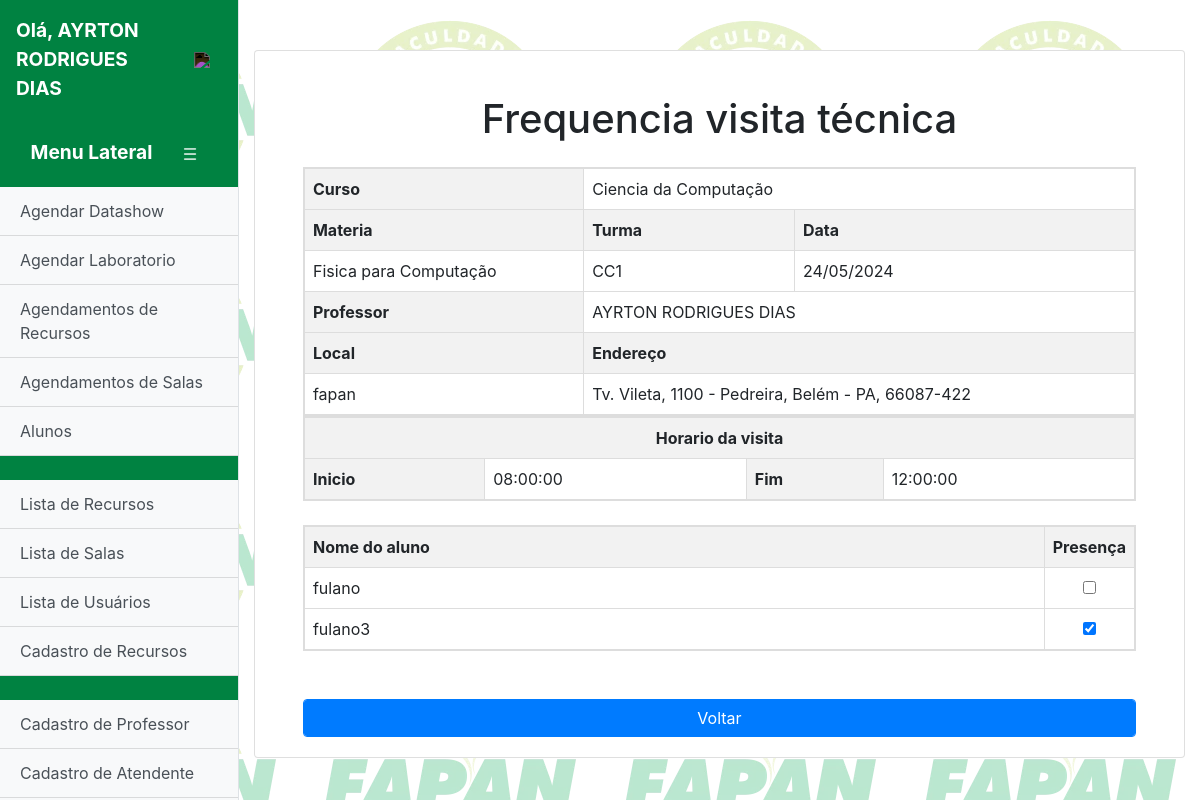
The page /frequencia_vt.php?id=1 (signed in) on the database its author committed.
### tables this page shows
CREATE TABLE `professor` (
  `nome` varchar(100) NOT NULL,
  `cpf` varchar(11) NOT NULL,
  `data_nasc` varchar(15) NOT NULL,
  `email` varchar(100) NOT NULL,
  `idprof` int(11) NOT NULL,
  `id_user` int(11) NOT NULL
);

CREATE TABLE `curso` (
  `id` int(11) NOT NULL,
  `nome` varchar(100) NOT NULL
);

CREATE TABLE `materia` (
  `idmateria` int(11) NOT NULL,
  `nome` varchar(100) NOT NULL,
  `curso` int(11) NOT NULL
);

CREATE TABLE `visita_tecnica` (
  `id` int(11) NOT NULL,
  `curso` varchar(100) NOT NULL,
  `materia` varchar(100) NOT NULL,
  `turma` varchar(20) NOT NULL,
  `data_visita` date NOT NULL,
  `local` varchar(100) NOT NULL,
  `endereco` varchar(500) NOT NULL,
  `inicio` time NOT NULL,
  `fim` time NOT NULL,
  `frequencia` tinyint(1) NOT NULL
);

CREATE TABLE `aluno` (
  `id_aluno` int(11) NOT NULL,
  `nome` varchar(100) NOT NULL,
  `cpf` varchar(11) NOT NULL,
  `data_nasc` varchar(15) NOT NULL,
  `email` varchar(100) NOT NULL,
  `curso` int(11) NOT NULL,
  `turma` varchar(20) DEFAULT NULL
);

### frequencia_vt.php (the view, shortened to what this page needs)
<?php
include("conexao.php");
$id= $_GET['id'];
$sql = "SELECT * FROM visita_tecnica WHERE id = '$id'";
$resultado = $conn->query($sql);
    if ($resultado->num_rows > 0) {
        while ($row = $resultado->fetch_assoc()) {
            $curso = $row['curso'];
            $turma = $row['turma'];
            $materia = $row['materia'];
            $data_visita = $row['data_visita'];
            $local = $row['local'];
            $endereco = $row['endereco'];
            $inicio = $row['inicio'];
            $fim = $row['fim'];
        }
    }
?>
<!DOCTYPE html>
<html lang="en">
<head>
    <link rel="stylesheet" href="https://stackpath.bootstrapcdn.com/bootstrap/4.5.2/css/bootstrap.min.css">
    <link rel="stylesheet" href="styles.css">
</head>
<body>
    <div class="d-flex" id="wrapper">
    <?php include("menulateral.php"); ?>
        <div id="page-content-wrapper" class="container-fluid">
            <div class="card" id="card-body">
                <div class="card-body" >
                    <h1 class="mt-4 mb-4" style="text-align: center;">Frequencia visita técnica</h1>
                    <table>
                        <thead>
                            <tr>
                               <th>Curso</th>
                               <td colspan="2">
                                <?php
                                    $sql = "SELECT * FROM curso WHERE id = $curso";
                                    $resultado = $conn->query($sql);
                                    if ($resultado->num_rows > 0) {
                                        while ($row = $resultado->fetch_assoc()) {
                                            echo $row['nome'] ;
                                        }
                                    }
                                ?></td>
                            </tr>
                            <tr>
                            <th>Materia</th>
                            <th>Turma</th>
                            <th>Data</th>
                            </tr>
                        </thead>
                        <tbody>
                            <tr>
                                <td>
                                <?php
                                    $sql = "SELECT * FROM materia WHERE idmateria = $materia";
                                    $resultado = $conn->query($sql);
                                    if ($resultado->num_rows > 0) {
                                        while ($row = $resultado->fetch_assoc()) {
                                                echo $row['nome'] ;
                                        }
                                    }
                                    ?>
                                </td>
                                <td><?php echo $turma ?></td>
                                <td> <?php echo date('d/m/Y', strtotime($data_visita)); ?></td>
                            </tr>
                            <tr>
                            <th>Professor</th>
                                <td colspan="2">
                                <?php
                                    $sql = "SELECT nome FROM professor
                                    JOIN prof_mat ON idprof = id_professor
                                    WHERE id_materia = $materia";
                                    $resultado = $conn->query($sql);
                                    if ($resultado->num_rows > 0) {
                                        while ($row = $resultado->fetch_assoc()) {
                                                echo $row['nome'] ;
                                        }
                                    }
                                    ?>
                                </td>
                            </tr>
                            <tr>
                                <th>Local</th>
                                <th colspan="2">Endereço</th>
                            </tr>
                            <tr>
                                <td><?php echo $local?></td>
                                <td colspan="2"><?php echo $endereco?></td>
                            </tr>
                        </tbody>
                    </table>
                    <table>
                        <tr>
                            <th colspan="4" style="text-align: center;">Horario da visita</th>
                        </tr>
                        <tr>
                            <th>Inicio</th>
                            <td><?php echo $inicio?></td>
                            <th>Fim</th>
                            <td><?php echo $fim?></td>
                        </tr>
                    </table>
                    <br>
                    <table>
                        <thead>
                            <tr>
                                <th colspan="3">Nome do aluno</th>
                                <th width="50">Presença</th>
                            </tr>
                        </thead>
                        <tbody>
                                <?php
                                    $sql = "SELECT * FROM aluno WHERE curso = $curso";
                                    $result = $conn->query($sql);
                                    if ($result->num_rows > 0) {
                                        while ($row = $result->fetch_assoc()) {
                                                echo "<tr>
                                                <td colspan='3'>" . $row['nome'] ."
                                                <input type='hidden'>
                                                </td>
                                                <td class='centro'>";
                                                $id_aluno = $row['id_aluno'];
                                                $select = "SELECT * FROM frequencia_vt where id_vt = $id AND id_aluno = $id_aluno";
                                                $resultado = $conn->query($select);
                                                if ($assoc = $resultado->fetch_assoc()) {
                                                if ($assoc['presenca'] == 1) {
                                                    echo "<input type='checkbox' id='".$id_aluno."_".$data_visita."' name='presenca' onchange='atualizar(\"$id_aluno\",\"$data_visita\")' checked>";
                                                } else{
                                                    echo "<input type='checkbox' id='".$id_aluno."_".$data_visita."' name='presenca' onchange='atualizar(\"$id_aluno\",\"$data_visita\")'>";
                                                }
                                                } else{
                                                    echo "<input type='checkbox' id='".$id_aluno."_".$data_visita."' name='presenca' onchange='atualizar(\"$id_aluno\",\"$data_visita\")'>";
                                                }
                                                echo "</td>
                                                </tr>";
                                        }
                                    }
                                ?>
                        </tbody>
                    </table>
                    <br>
                    <br>
                    <a href="lista_vt.php"><button type="submit" class="form-control btn-primary">Voltar</button></a>
                </div>
            </div>
        </div>
    </div>
</body>
</html>

### menulateral.php (shortened to what this page needs)
<div class="bg-light border-right" id="sidebar-wrapper" style="background:#008241!important;">
    <?php
        if($_SESSION['funcao'] == 1){
            $funcao = "professor";
        } else if($_SESSION['funcao'] == 2){
            $funcao = "professor";
        } else if($_SESSION['funcao'] == 3){
            $funcao = "atendente";
        }
            $id_user = $_SESSION['id'];
            $sql = "SELECT * FROM $funcao p JOIN users u WHERE id_user = $id_user";
            $resultado = $conn->query($sql);
            if ($resultado->num_rows > 0) {
                while ($row = $resultado->fetch_assoc()) {
                    $nome = $row['nome'] ;
                }
            }
        ?>
    <div class="sidebar-heading">
            	<p id="sidebar-heading-name">Olá, <?php echo $nome ?></p>
            	<div class="sidebar-button" onclick="sair()"><img  class="sidebar-button-img" src="assets/exit.png"></div>
    </div>
            <div class="sidebar-heading">
            	<p id="sidebar-heading-title">Menu Lateral</p>
            	<div class="sidebar-button" onclick="sideBarSwitch()"><img class="sidebar-button-img" src="assets/sidebar-icon.png"></div>
            </div>
            <div class="list-group list-group-flush">
                <a href="agendadatashow.php" id="agendadatashow" class="list-group-item list-group-item-action bg-light">Agendar Datashow</a>
                <a href="agendarlaboratorio.php" id="agendarlaboratorio" class="list-group-item list-group-item-action bg-light">Agendar Laboratorio</a>
                <a href="liberacaodatashow.php" id="liberacaodatashow" class="list-group-item list-group-item-action bg-light">Agendamentos de Recursos</a>
                <a href="liberacaolaboratorio.php" id="liberacaolaboratorio" class="list-group-item list-group-item-action bg-light">Agendamentos de Salas</a>
                <a href="alunos.php" id="alunos" class="list-group-item list-group-item-action bg-light">Alunos</a>
                <?php if ($_SESSION['funcao'] == 1): ?>
                <br>
                <a href="listadatashow.php" id="listadatashow" class="list-group-item list-group-item-action bg-light">Lista de Recursos</a>
                <a href="listalaboratorio.php" id="listalaboratorio" class="list-group-item list-group-item-action bg-light">Lista de Salas</a>
                <a href="listausuarios.php" id="listausuarios" class="list-group-item list-group-item-action bg-light">Lista de Usuários</a>
                <a href="cadastro.php" id="cadastro" class="list-group-item list-group-item-action bg-light">Cadastro de Recursos</a>
                <?php endif; ?>
                <br>
                <?php if ($_SESSION['funcao'] == 1): ?>
                <a href="cadastro_prof.php" id="cadastro_prof" class="list-group-item list-group-item-action bg-light">Cadastro de Professor</a>
                <?php endif; ?>
                <?php if ($_SESSION['funcao'] == 1 || $_SESSION['funcao'] == 2): ?>
                <a href="cadastro_aten.php" id="cadastro_aten" class="list-group-item list-group-item-action bg-light">Cadastro de Atendente</a>
                <?php endif; ?>
                <br>
                <br>
                <br>
            </div>
        </div>

### styles.css (style rules this page uses)
#page-content-wrapper { margin-top: 50px; flex-direction: column; }
#sidebar-wrapper { background:#008241!important; width: 300px; height: 100vh; z-index: 1000; overflow-y: auto; transition: all 0.3s ease; }
.sidebar-heading { font-weight: 700; font-size: 1.2rem; padding: 1rem; display: flex; flex-direction: row; align-items: center; justify-content: center; }
#sidebar-heading-name { color:#fff; margin-top: 0px !important; margin-bottom: 2px !important; margin-right: 20px; }
#sidebar-heading-title { color:#fff; margin-top: 0px !important; margin-bottom: 2px !important; margin-right: 20px; }
.sidebar-button { min-width: 35px; min-height: 35px; max-width: 35px; max-height: 35px; background: transparent; border-radius: 50%; padding: 2px; float: right; display: flex; align-items: center; justify-content: center; transition-duration: 200ms; }
.sidebar-button-img { width: 20px; filter: invert(1); }
.container-fluid { display: flex; align-items: center; }
.card { width: 100%; max-width: 1000px; }
.card-body { padding: 1.25rem 3rem; }
#wrapper { background-image: url("./assets/Sem_titulo.png"); }

### frequencia_vt.php (style rules this page uses)
table { border-collapse: collapse; width: 100%; border: 2px solid #ddd; }
th, td { border: 1px solid #ddd; padding: 8px; text-align: left; }
th { background-color: #f2f2f2; }
.centro { width: 50; text-align: center; }

### rows shown on the page
professor: nome "AYRTON RODRIGUES DIAS"
curso: nome "Ciencia da Computação"
materia: nome "Fisica para Computação"
visita_tecnica: turma "CC1", data_visita "24/05/2024", local "fapan", endereco "Tv. Vileta, 1100 - Pedreira, Belém - PA, 66087-422", inicio "08:00:00", fim "12:00:00"
aluno: nome "fulano"
aluno: nome "fulano3"

### other values the page prints
$row['nome'] "AYRTON RODRIGUES DIAS"
